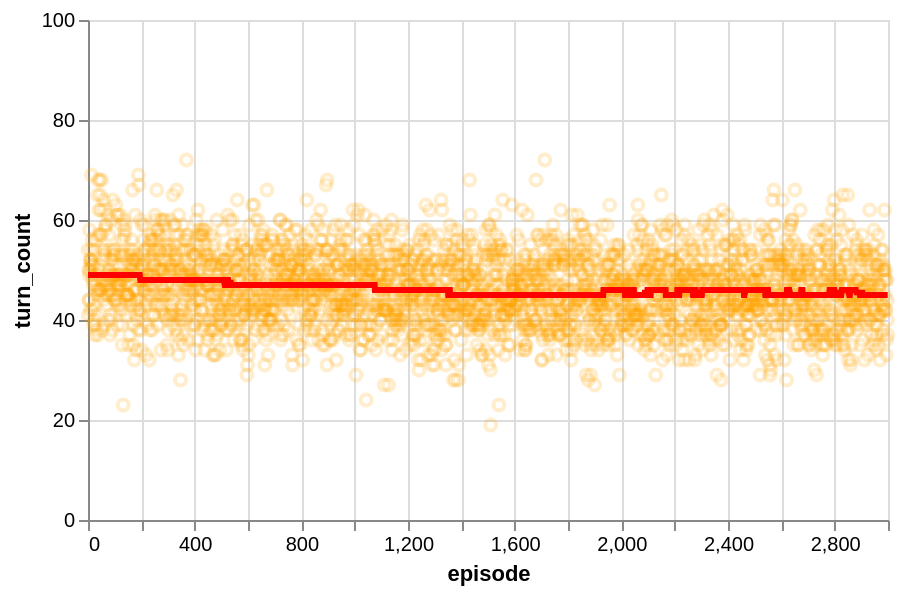

Write notebook code for a chart like this one.
### Code cell
n_episodes = 3_000
smart = SmartAgent("smart", learning_rate=0.01, epsilon=0.6, discount_factor=0.9)
train(smart, n_episodes=n_episodes)
plot_training_metric(smart, "turn_count", downsample=True)

### Figure 1 — Vega-Lite specification as saved in the notebook (floating-point values rounded to 4 significant figures; data arrays with more than 128 entries replaced by an {"elided": "..."} marker saying what was removed)
{"config": {"view": {"continuousWidth": 300, "continuousHeight": 300}}, "layer": [{"mark": {"type": "point", "color": "orange", "opacity": 0.2}, "encoding": {"x": {"field": "episode", "type": "quantitative"}, "y": {"field": "turn_count", "scale": {"domain": [0, 100]}, "title": "turn_count", "type": "quantitative"}}}, {"mark": {"type": "line", "color": "red", "size": 3}, "encoding": {"x": {"field": "episode", "type": "quantitative"}, "y": {"field": "rolling_mean", "type": "quantitative"}}, "transform": [{"window": [{"op": "median", "field": "turn_count", "as": "rolling_mean"}], "frame": [-300, 300]}]}], "data": {"name": "data-452969de2008162ce4fdbea53eccedd1"}, "height": 250, "width": 400, "$schema": "https://vega.github.io/schema/vega-lite/v5.20.1.json", "datasets": {"data-452969de2008162ce4fdbea53eccedd1": {"elided": "3000 records"}}}
